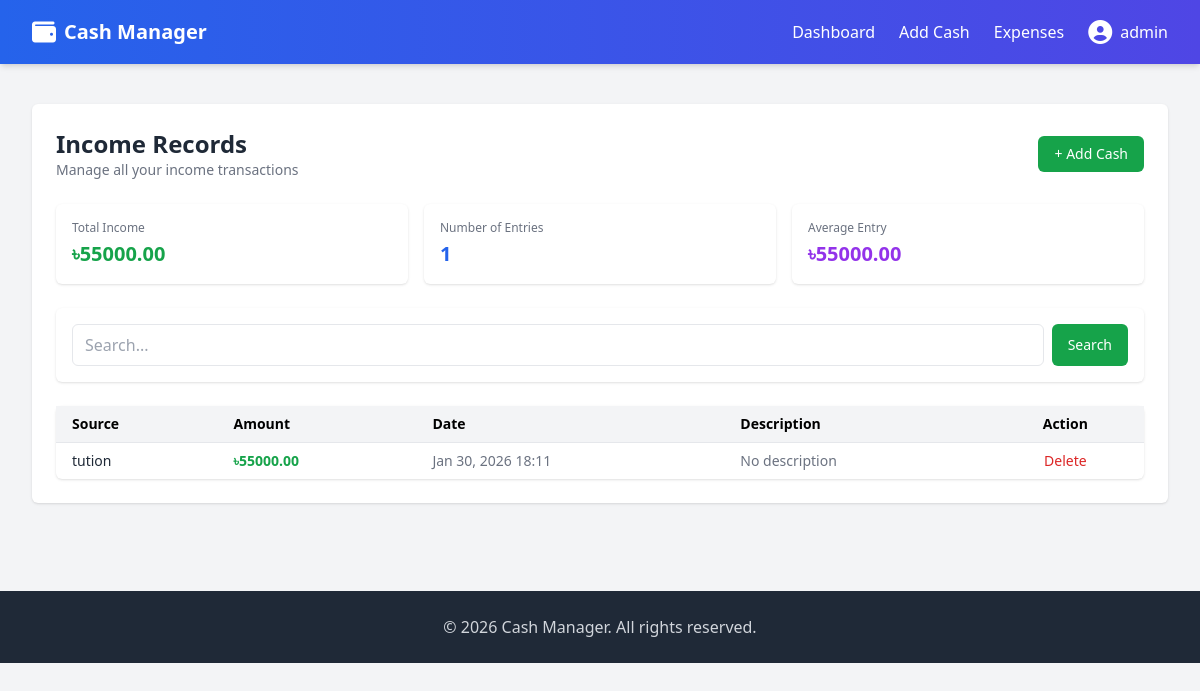
/cash-list/ (signed in), run on the app's committed database.
### ManageCash/models.py (models this page shows)
class AddCash(models.Model):
    user = models.ForeignKey(User, on_delete=models.CASCADE)
    source = models.CharField(max_length=255)
    datetime = models.DateTimeField(auto_now_add=True)
    amount = models.DecimalField(max_digits=10, decimal_places=2)
    description = models.TextField(blank=True)

### ManageCash/views.py (the view)
# urls.py: path('cash-list/', views.cash_list, name='cash_list'),
@login_required(login_url='login')
def cash_list(request):
    cash_additions = AddCash.objects.filter(user=request.user).order_by('-datetime')
    search_query = request.GET.get('q', '')
    if search_query:
        cash_additions = cash_additions.filter(
            Q(source__icontains=search_query) | Q(description__icontains=search_query)
        )
    total = cash_additions.aggregate(Sum('amount'))['amount__sum'] or 0
    count = cash_additions.count()
    average = total / count if count > 0 else 0
    context = {
        'cash_additions': cash_additions,
        'search_query': search_query,
        'total': total,
        'average': average,
    }
    return render(request, 'ManageCash/cash_list.html', context)

### templates/ManageCash/cash_list.html (shortened to what this page needs)
{% extends 'base.html' %}
{% block content %}
<div class="space-y-6">
    <div class="flex items-center justify-between">
        <div>
            <h1 class="text-2xl font-semibold text-gray-800">Income Records</h1>
            <p class="text-gray-500 text-sm">Manage all your income transactions</p>
        </div>
        <a href="{% url 'add_cash' %}"
           class="bg-green-600 hover:bg-green-700 text-white text-sm font-medium py-2 px-4 rounded-md transition">
            + Add Cash
        </a>
    </div>
    <div class="grid grid-cols-1 md:grid-cols-3 gap-4">
        <div class="bg-white rounded-md shadow p-4">
            <p class="text-gray-500 text-xs font-medium">Total Income</p>
            <p class="text-xl font-bold text-green-600 mt-1">৳{{ total|floatformat:2 }}</p>
        </div>
        <div class="bg-white rounded-md shadow p-4">
            <p class="text-gray-500 text-xs font-medium">Number of Entries</p>
            <p class="text-xl font-bold text-blue-600 mt-1">{{ cash_additions|length }}</p>
        </div>
        <div class="bg-white rounded-md shadow p-4">
            <p class="text-gray-500 text-xs font-medium">Average Entry</p>
            <p class="text-xl font-bold text-purple-600 mt-1">৳{{ average|floatformat:2 }}</p>
        </div>
    </div>
    <div class="bg-white rounded-md shadow p-4">
        <form method="GET" class="flex gap-2">
            <input type="text" name="q"
                   class="flex-1 px-3 py-2 border rounded-md focus:ring-2 focus:ring-green-500 focus:outline-none"
                   placeholder="Search..." value="{{ search_query }}">
            <button type="submit"
                    class="bg-green-600 hover:bg-green-700 text-white text-sm font-medium px-4 rounded-md transition">
                Search
            </button>
        </form>
    </div>
    <div class="bg-white rounded-md shadow">
        {% if cash_additions %}
            <div class="overflow-x-auto">
                <table class="w-full text-sm">
                    <thead class="bg-gray-100">
                        <tr>
                            <th class="px-4 py-2 text-left">Source</th>
                            <th class="px-4 py-2 text-left">Amount</th>
                            <th class="px-4 py-2 text-left">Date</th>
                            <th class="px-4 py-2 text-left">Description</th>
                            <th class="px-4 py-2 text-center">Action</th>
                        </tr>
                    </thead>
                    <tbody>
                        {% for cash in cash_additions %}
                            <tr class="border-t hover:bg-gray-50">
                                <td class="px-4 py-2 font-medium text-gray-800">{{ cash.source }}</td>
                                <td class="px-4 py-2 text-green-600 font-semibold">৳{{ cash.amount|floatformat:2 }}</td>
                                <td class="px-4 py-2 text-gray-500">{{ cash.datetime|date:"M d, Y H:i" }}</td>
                                <td class="px-4 py-2 text-gray-500">{{ cash.description|truncatewords:5|default:"No description" }}</td>
                                <td class="px-4 py-2 text-center">
                                    <a href="{% url 'delete_cash' cash.pk %}"
                                       class="text-red-600 hover:text-red-800 transition">Delete</a>
                                </td>
                            </tr>
                        {% endfor %}
                    </tbody>
                </table>
            </div>
        {% endif %}
    </div>
</div>
{% endblock %}

### templates/base.html (shortened to what this page needs)
<!DOCTYPE html>
<html lang="en">
<head>
    <script src="https://cdn.tailwindcss.com"></script>
    <link rel="stylesheet" href="https://cdnjs.cloudflare.com/ajax/libs/font-awesome/6.4.0/css/all.min.css">
</head>
<body class="bg-gray-100 font-sans">
    {% if user.is_authenticated %}
    <nav class="bg-gradient-to-r from-blue-600 to-indigo-600 shadow-md">
        <div class="max-w-7xl mx-auto px-4 sm:px-6 lg:px-8">
            <div class="flex justify-between h-16 items-center">
                <a href="{% url 'dashboard' %}" class="flex items-center space-x-2 text-white">
                    <i class="fas fa-wallet text-2xl"></i>
                    <span class="text-xl font-semibold">Cash Manager</span>
                </a>
                <div class="flex items-center space-x-6">
                    <a href="{% url 'dashboard' %}" class="text-white hover:text-yellow-300 transition">Dashboard</a>
                    <a href="{% url 'cash_list' %}" class="text-white hover:text-green-300 transition">Add Cash</a>
                    <a href="{% url 'expense_list' %}" class="text-white hover:text-red-300 transition">Expenses</a>
                     <div class="relative group">
                        <button class="flex items-center space-x-2 text-white hover:text-gray-200">
                           <i class="fas fa-user-circle text-2xl"></i>
                           <span>{{ user.first_name|default:user.username }}</span>
                         </button>
                 </div>
                </div>
            </div>
        </div>
    </nav>
    {% endif %}
    <main class="max-w-7xl mx-auto px-4 sm:px-6 lg:px-8 py-10">
        <div class="bg-white rounded-md shadow p-6">
            {% block content %}{% endblock %}
        </div>
    </main>
    <footer class="bg-gray-800 mt-12">
        <div class="max-w-7xl mx-auto px-4 sm:px-6 lg:px-8 py-6 text-center text-gray-300">
            <p>&copy; 2026 Cash Manager. All rights reserved.</p>
        </div>
    </footer>
</body>
</html>

### data on the page
AddCash: source "tution", amount "55000.00", datetime "Jan 30, 2026 18:11", description "No description"

### other printed values
{{ user.first_name|default:user.username }} "admin"
{{ total|floatformat:2 }} "55000.00"
{{ cash_additions|length }} "1"
{{ average|floatformat:2 }} "55000.00"
